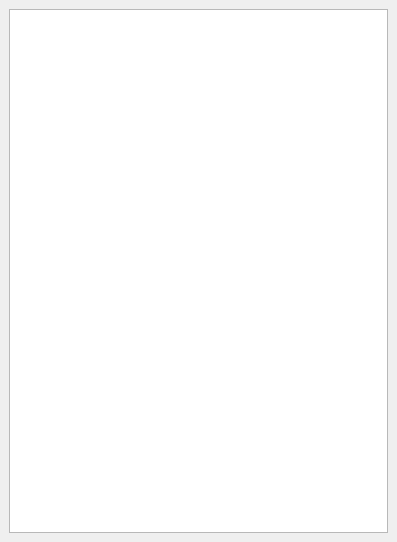
<?xml version="1.0" encoding="UTF-8"?>
<ui version="4.0">
 <class>TerminalStripTreeDockWidget</class>
 <widget class="QDockWidget" name="TerminalStripTreeDockWidget">
  <property name="geometry">
   <rect>
    <x>0</x>
    <y>0</y>
    <width>397</width>
    <height>542</height>
   </rect>
  </property>
  <property name="windowTitle">
   <string>Terminal block explorer</string>
  </property>
  <widget class="QWidget" name="dockWidgetContents">
   <layout class="QVBoxLayout" name="verticalLayout">
    <item>
     <widget class="QTreeWidget" name="m_tree_view">
      <property name="animated">
       <bool>true</bool>
      </property>
      <attribute name="headerVisible">
       <bool>false</bool>
      </attribute>
      <column>
       <property name="text">
        <string notr="true">1</string>
       </property>
      </column>
     </widget>
    </item>
   </layout>
  </widget>
 </widget>
 <resources/>
 <connections/>
</ui>
